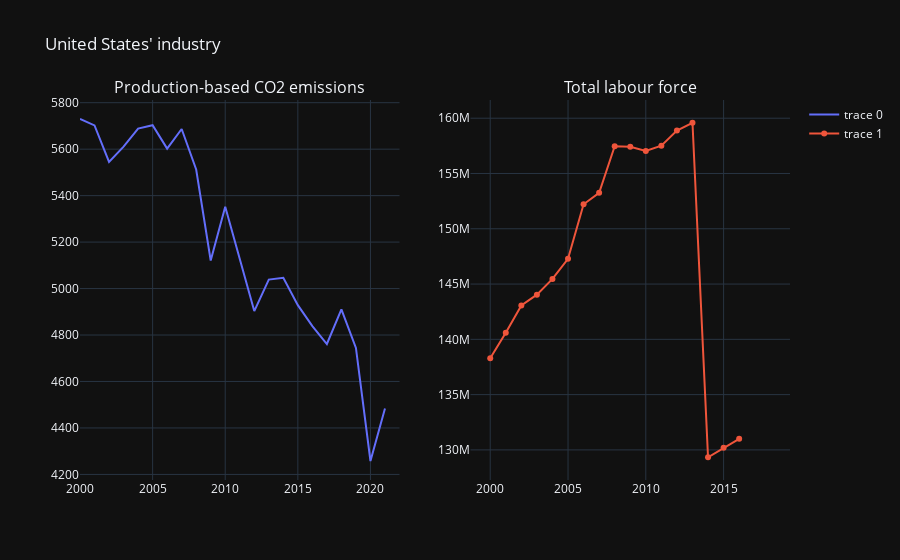

Notebook source saved alongside this figure:
### Code cell
fig_us = make_subplots(rows=1, cols=2, subplot_titles=("Production-based CO2 emissions", "Total labour force"))

tryout = df_green[df_green['Country'] == 'United States']
tryout2 = df_inno[df_inno['Region'] == 'United States']

fig_us.add_trace(go.Line(x=tryout['Year'], y=tryout['Production-based CO2 emissions']), row=1, col=1)

fig_us.add_trace(go.Line(x=tryout2['Year'], y=tryout2['Labour Force Total']), row=1, col=2)

fig_us.update_layout(title_text="United States' industry")

%store fig_us

fig_us.show()

### Figure 1 — Plotly figure (JSON) as saved in the notebook; plotly's stock layout.template omitted (floating-point values rounded to 4 significant figures)
{"data": [{"x": [2000, 2001, 2002, 2003, 2004, 2005, 2006, 2007, 2008, 2009, 2010, 2011, 2012, 2013, 2014, 2015, 2016, 2017, 2018, 2019, 2020, 2021, 2022], "y": [5730.0, 5702.0, 5545.0, 5611.0, 5689.0, 5703.0, 5602.0, 5687.0, 5512.0, 5121.0, 5352.0, 5128.0, 4903.0, 5039.0, 5047.0, 4929.0, 4838.0, 4761.0, 4910.0, 4744.0, 4258.0, 4484.0, null], "type": "scatter", "xaxis": "x", "yaxis": "y"}, {"x": [2000, 2001, 2002, 2003, 2004, 2005, 2006, 2007, 2008, 2009, 2010, 2011, 2012, 2013, 2014, 2015, 2016, 2017, 2018], "y": [138300000.0, 140600000.0, 143100000.0, 144000000.0, 145500000.0, 147300000.0, 152200000.0, 153300000.0, 157500000.0, 157400000.0, 157000000.0, 157500000.0, 158900000.0, 159600000.0, 129300000.0, 130200000.0, 131000000.0, null, null], "type": "scatter", "xaxis": "x2", "yaxis": "y2"}], "layout": {"xaxis": {"anchor": "y", "domain": [0.0, 0.45]}, "yaxis": {"anchor": "x", "domain": [0.0, 1.0]}, "xaxis2": {"anchor": "y2", "domain": [0.55, 1.0]}, "yaxis2": {"anchor": "x2", "domain": [0.0, 1.0]}, "annotations": [{"font": {"size": 16}, "showarrow": false, "text": "Production-based CO2 emissions", "x": 0.225, "xanchor": "center", "xref": "paper", "y": 1.0, "yanchor": "bottom", "yref": "paper"}, {"font": {"size": 16}, "showarrow": false, "text": "Total labour force", "x": 0.775, "xanchor": "center", "xref": "paper", "y": 1.0, "yanchor": "bottom", "yref": "paper"}], "title": {"text": "United States' industry"}}}
